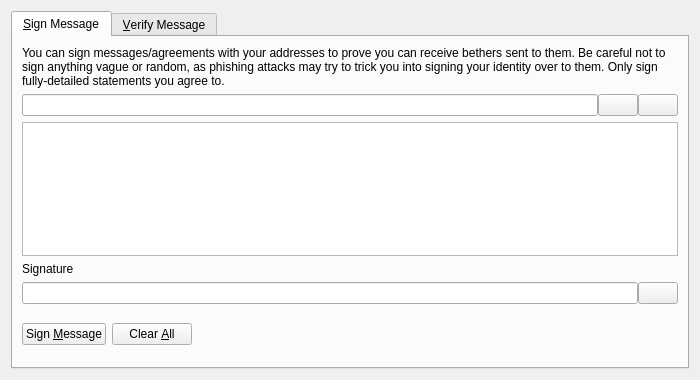
<?xml version="1.0" encoding="UTF-8"?>
<ui version="4.0">
 <class>SignVerifyMessageDialog</class>
 <widget class="QDialog" name="SignVerifyMessageDialog">
  <property name="geometry">
   <rect>
    <x>0</x>
    <y>0</y>
    <width>700</width>
    <height>380</height>
   </rect>
  </property>
  <property name="windowTitle">
   <string>Signatures - Sign / Verify a Message</string>
  </property>
  <property name="modal">
   <bool>true</bool>
  </property>
  <layout class="QVBoxLayout" name="verticalLayout">
   <item>
    <widget class="QTabWidget" name="tabWidget">
     <property name="currentIndex">
      <number>0</number>
     </property>
     <widget class="QWidget" name="tabSignMessage">
      <attribute name="title">
       <string>&amp;Sign Message</string>
      </attribute>
      <layout class="QVBoxLayout" name="verticalLayout_SM">
       <item>
        <widget class="QLabel" name="infoLabel_SM">
         <property name="text">
          <string>You can sign messages/agreements with your addresses to prove you can receive bethers sent to them. Be careful not to sign anything vague or random, as phishing attacks may try to trick you into signing your identity over to them. Only sign fully-detailed statements you agree to.</string>
         </property>
         <property name="textFormat">
          <enum>Qt::PlainText</enum>
         </property>
         <property name="wordWrap">
          <bool>true</bool>
         </property>
        </widget>
       </item>
       <item>
        <layout class="QHBoxLayout" name="horizontalLayout_1_SM">
         <property name="spacing">
          <number>0</number>
         </property>
         <item>
          <widget class="QValidatedLineEdit" name="addressIn_SM">
           <property name="toolTip">
            <string>The Bether address to sign the message with</string>
           </property>
          </widget>
         </item>
         <item>
          <widget class="QPushButton" name="addressBookButton_SM">
           <property name="toolTip">
            <string>Choose previously used address</string>
           </property>
           <property name="text">
            <string/>
           </property>
           <property name="icon">
            <iconset resource="../bitcoin.qrc">
             <normaloff>:/icons/address-book</normaloff>:/icons/address-book</iconset>
           </property>
           <property name="shortcut">
            <string>Alt+A</string>
           </property>
           <property name="autoDefault">
            <bool>false</bool>
           </property>
          </widget>
         </item>
         <item>
          <widget class="QPushButton" name="pasteButton_SM">
           <property name="toolTip">
            <string>Paste address from clipboard</string>
           </property>
           <property name="text">
            <string/>
           </property>
           <property name="icon">
            <iconset resource="../bitcoin.qrc">
             <normaloff>:/icons/editpaste</normaloff>:/icons/editpaste</iconset>
           </property>
           <property name="shortcut">
            <string>Alt+P</string>
           </property>
           <property name="autoDefault">
            <bool>false</bool>
           </property>
          </widget>
         </item>
        </layout>
       </item>
       <item>
        <widget class="QPlainTextEdit" name="messageIn_SM">
         <property name="toolTip">
          <string>Enter the message you want to sign here</string>
         </property>
        </widget>
       </item>
       <item>
        <widget class="QLabel" name="signatureLabel_SM">
         <property name="text">
          <string>Signature</string>
         </property>
         <property name="textFormat">
          <enum>Qt::PlainText</enum>
         </property>
        </widget>
       </item>
       <item>
        <layout class="QHBoxLayout" name="horizontalLayout_2_SM">
         <property name="spacing">
          <number>0</number>
         </property>
         <item>
          <widget class="QLineEdit" name="signatureOut_SM">
           <property name="font">
            <font>
             <italic>true</italic>
            </font>
           </property>
           <property name="readOnly">
            <bool>true</bool>
           </property>
          </widget>
         </item>
         <item>
          <widget class="QPushButton" name="copySignatureButton_SM">
           <property name="toolTip">
            <string>Copy the current signature to the system clipboard</string>
           </property>
           <property name="text">
            <string/>
           </property>
           <property name="icon">
            <iconset resource="../bitcoin.qrc">
             <normaloff>:/icons/editcopy</normaloff>:/icons/editcopy</iconset>
           </property>
           <property name="autoDefault">
            <bool>false</bool>
           </property>
          </widget>
         </item>
        </layout>
       </item>
       <item>
        <layout class="QHBoxLayout" name="horizontalLayout_3_SM">
         <item>
          <widget class="QPushButton" name="signMessageButton_SM">
           <property name="toolTip">
            <string>Sign the message to prove you own this Bether address</string>
           </property>
           <property name="text">
            <string>Sign &amp;Message</string>
           </property>
           <property name="icon">
            <iconset resource="../bitcoin.qrc">
             <normaloff>:/icons/edit</normaloff>:/icons/edit</iconset>
           </property>
           <property name="autoDefault">
            <bool>false</bool>
           </property>
          </widget>
         </item>
         <item>
          <widget class="QPushButton" name="clearButton_SM">
           <property name="toolTip">
            <string>Reset all sign message fields</string>
           </property>
           <property name="text">
            <string>Clear &amp;All</string>
           </property>
           <property name="icon">
            <iconset resource="../bitcoin.qrc">
             <normaloff>:/icons/remove</normaloff>:/icons/remove</iconset>
           </property>
           <property name="autoDefault">
            <bool>false</bool>
           </property>
          </widget>
         </item>
         <item>
          <spacer name="horizontalSpacer_1_SM">
           <property name="orientation">
            <enum>Qt::Horizontal</enum>
           </property>
           <property name="sizeHint" stdset="0">
            <size>
             <width>40</width>
             <height>48</height>
            </size>
           </property>
          </spacer>
         </item>
         <item>
          <widget class="QLabel" name="statusLabel_SM">
           <property name="font">
            <font>
             <weight>75</weight>
             <bold>true</bold>
            </font>
           </property>
           <property name="text">
            <string/>
           </property>
           <property name="wordWrap">
            <bool>true</bool>
           </property>
          </widget>
         </item>
         <item>
          <spacer name="horizontalSpacer_2_SM">
           <property name="orientation">
            <enum>Qt::Horizontal</enum>
           </property>
           <property name="sizeHint" stdset="0">
            <size>
             <width>40</width>
             <height>48</height>
            </size>
           </property>
          </spacer>
         </item>
        </layout>
       </item>
      </layout>
     </widget>
     <widget class="QWidget" name="tabVerifyMessage">
      <attribute name="title">
       <string>&amp;Verify Message</string>
      </attribute>
      <layout class="QVBoxLayout" name="verticalLayout_VM">
       <item>
        <widget class="QLabel" name="infoLabel_VM">
         <property name="text">
          <string>Enter the receiver's address, message (ensure you copy line breaks, spaces, tabs, etc. exactly) and signature below to verify the message. Be careful not to read more into the signature than what is in the signed message itself, to avoid being tricked by a man-in-the-middle attack. Note that this only proves the signing party receives with the address, it cannot prove sendership of any transaction!</string>
         </property>
         <property name="textFormat">
          <enum>Qt::PlainText</enum>
         </property>
         <property name="alignment">
          <set>Qt::AlignLeading|Qt::AlignLeft|Qt::AlignTop</set>
         </property>
         <property name="wordWrap">
          <bool>true</bool>
         </property>
        </widget>
       </item>
       <item>
        <layout class="QHBoxLayout" name="horizontalLayout_1_VM">
         <property name="spacing">
          <number>0</number>
         </property>
         <item>
          <widget class="QValidatedLineEdit" name="addressIn_VM">
           <property name="toolTip">
            <string>The Bether address the message was signed with</string>
           </property>
          </widget>
         </item>
         <item>
          <widget class="QPushButton" name="addressBookButton_VM">
           <property name="toolTip">
            <string>Choose previously used address</string>
           </property>
           <property name="text">
            <string/>
           </property>
           <property name="icon">
            <iconset resource="../bitcoin.qrc">
             <normaloff>:/icons/address-book</normaloff>:/icons/address-book</iconset>
           </property>
           <property name="shortcut">
            <string>Alt+A</string>
           </property>
           <property name="autoDefault">
            <bool>false</bool>
           </property>
          </widget>
         </item>
        </layout>
       </item>
       <item>
        <widget class="QPlainTextEdit" name="messageIn_VM"/>
       </item>
       <item>
        <widget class="QValidatedLineEdit" name="signatureIn_VM"/>
       </item>
       <item>
        <layout class="QHBoxLayout" name="horizontalLayout_2_VM">
         <item>
          <widget class="QPushButton" name="verifyMessageButton_VM">
           <property name="toolTip">
            <string>Verify the message to ensure it was signed with the specified Bether address</string>
           </property>
           <property name="text">
            <string>Verify &amp;Message</string>
           </property>
           <property name="icon">
            <iconset resource="../bitcoin.qrc">
             <normaloff>:/icons/transaction_0</normaloff>:/icons/transaction_0</iconset>
           </property>
           <property name="autoDefault">
            <bool>false</bool>
           </property>
          </widget>
         </item>
         <item>
          <widget class="QPushButton" name="clearButton_VM">
           <property name="toolTip">
            <string>Reset all verify message fields</string>
           </property>
           <property name="text">
            <string>Clear &amp;All</string>
           </property>
           <property name="icon">
            <iconset resource="../bitcoin.qrc">
             <normaloff>:/icons/remove</normaloff>:/icons/remove</iconset>
           </property>
           <property name="autoDefault">
            <bool>false</bool>
           </property>
          </widget>
         </item>
         <item>
          <spacer name="horizontalSpacer_1_VM">
           <property name="orientation">
            <enum>Qt::Horizontal</enum>
           </property>
           <property name="sizeHint" stdset="0">
            <size>
             <width>40</width>
             <height>48</height>
            </size>
           </property>
          </spacer>
         </item>
         <item>
          <widget class="QLabel" name="statusLabel_VM">
           <property name="font">
            <font>
             <weight>75</weight>
             <bold>true</bold>
            </font>
           </property>
           <property name="text">
            <string/>
           </property>
           <property name="wordWrap">
            <bool>true</bool>
           </property>
          </widget>
         </item>
         <item>
          <spacer name="horizontalSpacer_2_VM">
           <property name="orientation">
            <enum>Qt::Horizontal</enum>
           </property>
           <property name="sizeHint" stdset="0">
            <size>
             <width>40</width>
             <height>48</height>
            </size>
           </property>
          </spacer>
         </item>
        </layout>
       </item>
      </layout>
     </widget>
    </widget>
   </item>
  </layout>
 </widget>
 <customwidgets>
  <customwidget>
   <class>QValidatedLineEdit</class>
   <extends>QLineEdit</extends>
   <header>qvalidatedlineedit.h</header>
  </customwidget>
 </customwidgets>
 <resources>
  <include location="../bitcoin.qrc"/>
 </resources>
 <connections/>
</ui>
